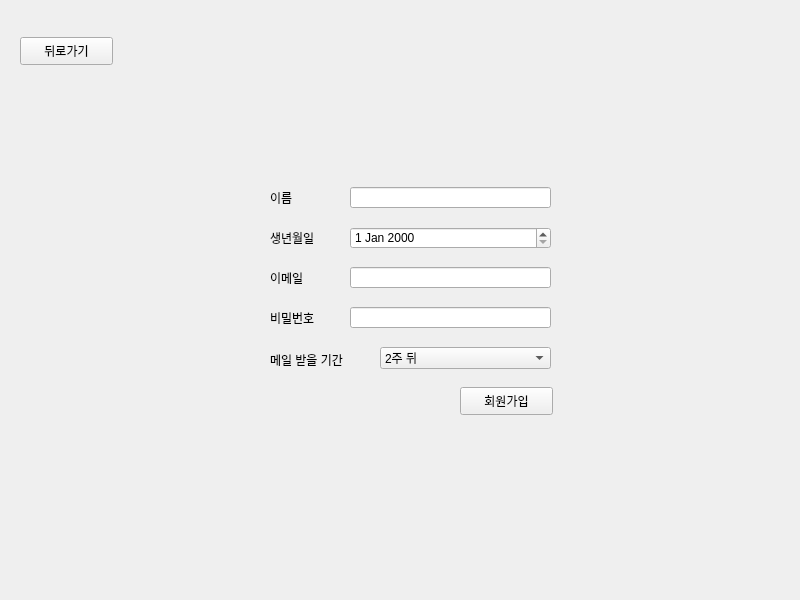
<?xml version="1.0" encoding="UTF-8"?>
<ui version="4.0">
 <class>Form</class>
 <widget class="QWidget" name="Form">
  <property name="geometry">
   <rect>
    <x>0</x>
    <y>0</y>
    <width>800</width>
    <height>600</height>
   </rect>
  </property>
  <property name="windowTitle">
   <string>Form</string>
  </property>
  <widget class="QComboBox" name="senddate">
   <property name="geometry">
    <rect>
     <x>380</x>
     <y>347</y>
     <width>171</width>
     <height>22</height>
    </rect>
   </property>
   <item>
    <property name="text">
     <string>2주 뒤</string>
    </property>
   </item>
   <item>
    <property name="text">
     <string>4주 뒤</string>
    </property>
   </item>
   <item>
    <property name="text">
     <string>6주 뒤</string>
    </property>
   </item>
   <item>
    <property name="text">
     <string>8주 뒤</string>
    </property>
   </item>
   <item>
    <property name="text">
     <string>12주 뒤</string>
    </property>
   </item>
  </widget>
  <widget class="QPushButton" name="signupolk">
   <property name="geometry">
    <rect>
     <x>460</x>
     <y>387</y>
     <width>93</width>
     <height>28</height>
    </rect>
   </property>
   <property name="text">
    <string>회원가입</string>
   </property>
  </widget>
  <widget class="QLineEdit" name="password">
   <property name="geometry">
    <rect>
     <x>350</x>
     <y>307</y>
     <width>201</width>
     <height>21</height>
    </rect>
   </property>
  </widget>
  <widget class="QPushButton" name="back">
   <property name="geometry">
    <rect>
     <x>20</x>
     <y>37</y>
     <width>93</width>
     <height>28</height>
    </rect>
   </property>
   <property name="text">
    <string>뒤로가기</string>
   </property>
  </widget>
  <widget class="QLabel" name="label_2">
   <property name="geometry">
    <rect>
     <x>270</x>
     <y>270</y>
     <width>64</width>
     <height>15</height>
    </rect>
   </property>
   <property name="text">
    <string>이메일</string>
   </property>
  </widget>
  <widget class="QLabel" name="label_5">
   <property name="geometry">
    <rect>
     <x>270</x>
     <y>350</y>
     <width>111</width>
     <height>20</height>
    </rect>
   </property>
   <property name="text">
    <string>메일 받을 기간</string>
   </property>
  </widget>
  <widget class="QDateEdit" name="bitrh">
   <property name="geometry">
    <rect>
     <x>350</x>
     <y>227</y>
     <width>201</width>
     <height>22</height>
    </rect>
   </property>
  </widget>
  <widget class="QLineEdit" name="email">
   <property name="geometry">
    <rect>
     <x>350</x>
     <y>267</y>
     <width>201</width>
     <height>21</height>
    </rect>
   </property>
  </widget>
  <widget class="QLabel" name="label">
   <property name="geometry">
    <rect>
     <x>270</x>
     <y>190</y>
     <width>64</width>
     <height>15</height>
    </rect>
   </property>
   <property name="text">
    <string>이름</string>
   </property>
  </widget>
  <widget class="QLabel" name="label_3">
   <property name="geometry">
    <rect>
     <x>270</x>
     <y>310</y>
     <width>64</width>
     <height>15</height>
    </rect>
   </property>
   <property name="text">
    <string>비밀번호</string>
   </property>
  </widget>
  <widget class="QLineEdit" name="name">
   <property name="geometry">
    <rect>
     <x>350</x>
     <y>187</y>
     <width>201</width>
     <height>21</height>
    </rect>
   </property>
   <property name="text">
    <string/>
   </property>
  </widget>
  <widget class="QLabel" name="label_4">
   <property name="geometry">
    <rect>
     <x>270</x>
     <y>230</y>
     <width>64</width>
     <height>15</height>
    </rect>
   </property>
   <property name="text">
    <string>생년월일</string>
   </property>
  </widget>
 </widget>
 <resources/>
 <connections/>
</ui>
